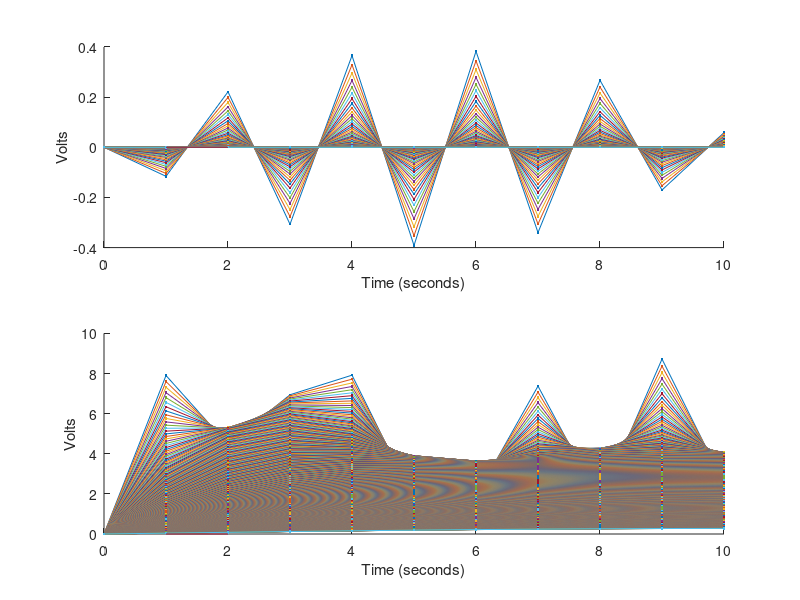

Reproduce this figure in MATLAB.
format compact; format shortG; clear; clc; clf; cla;
% Natural Response: Eigenvectors and Eigenvalues
a = 25; b = 52.5; % Multipliers in equations
A = zeros(10,10);
for i=1:9
    A(i,i) = -b;
    A(i+1,i) = a;
    A(i,i+1) = a;
end
A(10,10) = -27.5;
[M,V] = eig(A)

function eiganator(V,a,b)
hold on;
dV = zeros(10,1);
V0 = 0;
dt = 0.001;
t = 0;
while(t < 1)
    dV(1) = a*V0 - b*V(1) + a*V(2); % Evaluate all 10 equations
    for i = 2:9
        dV(i) = a*V(i-1) - b*V(i) + a*V(i+1);
    end
    dV(10) = a*V(9) - 27.5*V(10);
    V = V + dV*dt; % Calculate change
    t = t + dt;
    plot([0:10], [V0;V], '.-');
    %pause(0)
end
plot([0;V0])
xlabel('Time (seconds)'); ylabel('Volts');
end

subplot(211); % Problem 8
eiganator(M(:,1),a,b);
subplot(212); % Problem 9
eiganator(10 * rand(10,1),a,b);
